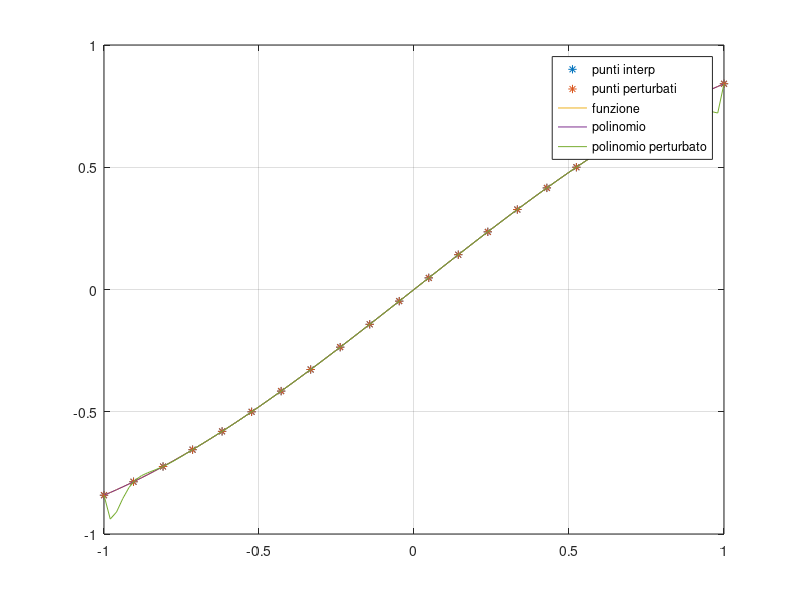

Source code (MATLAB):
close all
clear
clc

n=22;       % numero nodi
a=-1;
b=1;
x = linspace(a,b,n);  %nodi
y=sin(x); %valori nei nodi
m = polyfit(x,y,n-1);   %coefficienti polinomio interpolazione
y_bis=sin(x).*(1+(-1).^[1:n]*10^-4); %valori perturbati nei nodi
err_dati=norm(y-y_bis) %errore sui dati
mbis = polyfit(x,y_bis,n-1);
g = linspace(a,b,100);      %griglia equispaziata
plot(x,y,"*")            %plot punti interpolazione
hold on
plot(x,y_bis,"*")  %plot punti perturbati
plot(g,sin(g)) %plot funzione 
plot(g,polyval(m,g)) %plot polinomio
plot(g,polyval(mbis,g)) %plot polinomio perturbato
grid on
legend('punti interp','punti perturbati','funzione','polinomio','polinomio perturbato')
err = norm(polyval(m,g) - sin(g))
errbis= norm(polyval(mbis,g)-sin(g))
